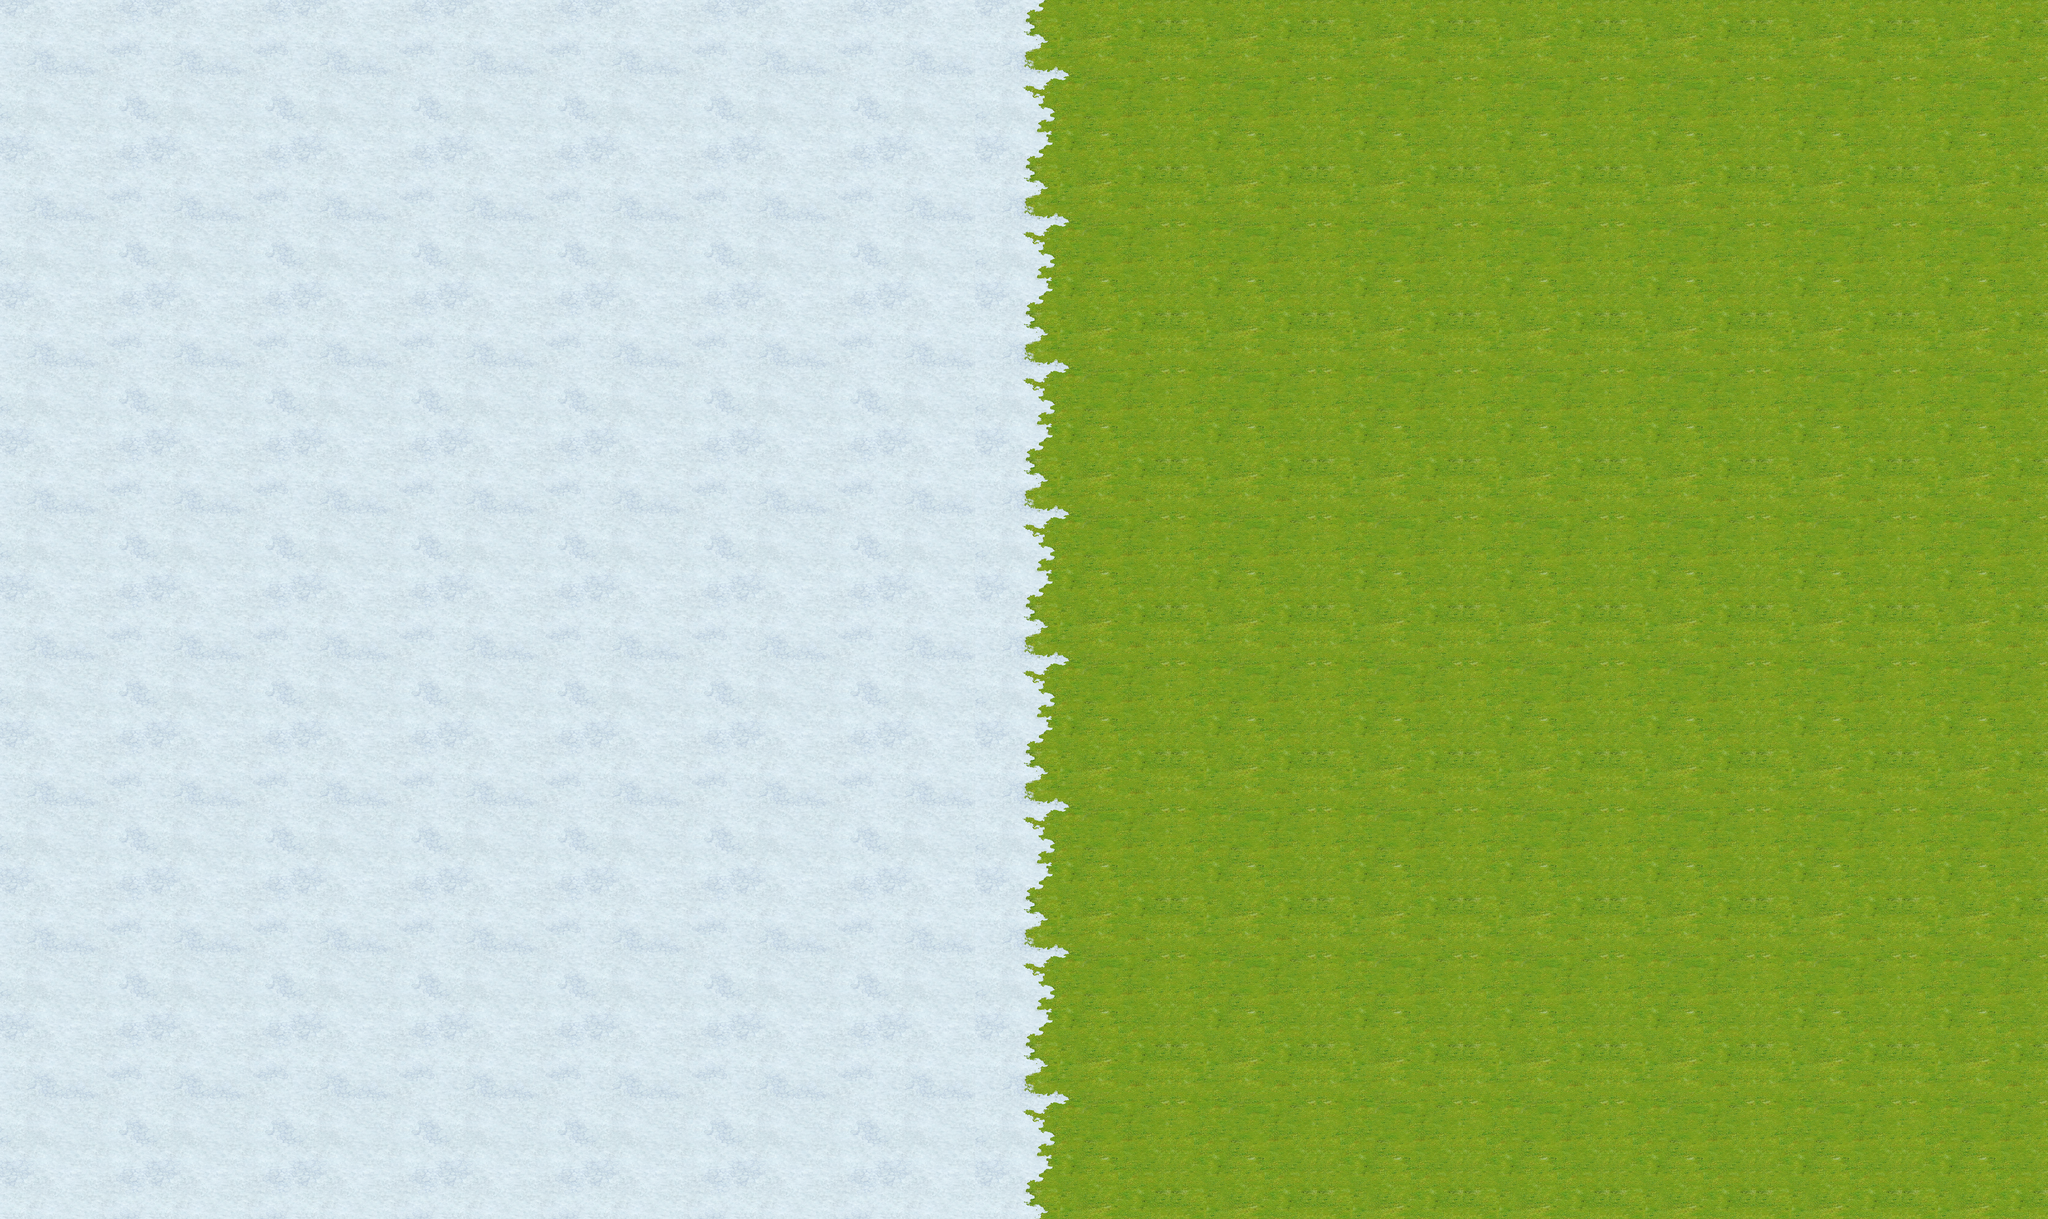

This is a level from a 2D game, rendered from its Tiled map with the project's own tilesets. A one-line summary and the map file follow, with tile-layer data summarised:
An orthogonal 42x25 tile map with 160x160 px tiles, 2 tile layers (layer1, layer2).

<map version="1.0" orientation="orthogonal" width="42" height="25" tilewidth="160" tileheight="160">
 <tileset firstgid="1" name="terrain" tilewidth="160" tileheight="160">
  <image source="terrain.png" width="1440" height="1440" />
 </tileset>
 <layer name="layer1" width="42" height="25">
  <data>[1050 cells, 1050 non-empty, 18 distinct tile ids]</data>
 </layer>
 <layer name="layer2" width="42" height="25">
  <data>[1050 cells, 75 non-empty, 9 distinct tile ids]</data>
 </layer>
</map>
